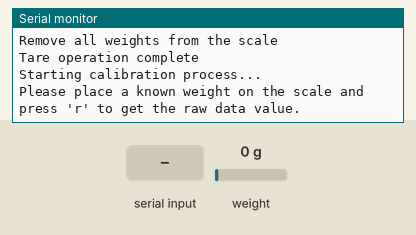
Bench run of a sketch on a simulated Arduino Uno, built with avr-gcc and run on an emulated ATmega328P. On the bench: the last lines printed to the serial monitor. The inputs (shaded band) are chosen by the test bench; at power-on: weight on the scale 0 g.

Above: at 2.2 s.
2.3 s: "90,45\n" received over Serial
At 3.1 s:
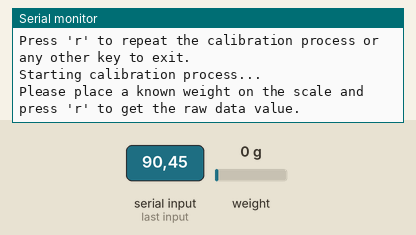
3.8 s: "r90\n" received over Serial
At 4.9 s:
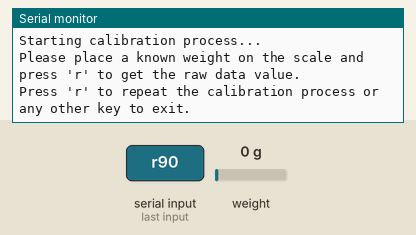

The sketch:

Calibration.ino
```cpp
#include "HX711.h"

// GPIO pins for DT and SCK
const int DT_PIN = 5;
const int SCK_PIN = 18;

HX711 scale;

void setup() {
  Serial.begin(115200);
  scale.begin(DT_PIN, SCK_PIN);
  Serial.println("Remove all weights from the scale");
  scale.tare();
  Serial.println("Tare operation complete");
}

void loop() {
  bool shouldExit = false;

  while (!shouldExit) {
    Serial.println("Starting calibration process...");
    Serial.println("Please place a known weight on the scale and press 'r' to get the raw data value.");

    while (!Serial.available());
    char input = Serial.read();

    if (input == 'r') {
      unsigned long rawDataWithWeight = scale.read();
      Serial.print("Raw data with weight: ");
      Serial.println(rawDataWithWeight);
      Serial.println("Remove the weight from the scale and press 'r' again.");

      while (!Serial.available());
      input = Serial.read();

      if (input == 'r') {
        unsigned long rawDataWithoutWeight = scale.read();
        Serial.print("Raw data without weight: ");
        Serial.println(rawDataWithoutWeight);

        Serial.println("Enter the known weight value (in grams):");
        float knownWeight = readFloat();

        float calibrationFactor = (rawDataWithWeight - rawDataWithoutWeight) / knownWeight;
        Serial.print("Calculated calibration factor: ");
        Serial.println(calibrationFactor);
        Serial.println("Update the calibrationFactor in your code with this value.");
      }
    }

    Serial.println("Press 'r' to repeat the calibration process or any other key to exit.");
    while (!Serial.available());
    input = Serial.read();

    if (input != 'r') {
      shouldExit = true; // Set the flag to exit the loop
    }
  }
}

float readFloat() {
  while (!Serial.available());
  String input = Serial.readString();
  return input.toFloat();
}
```

Measured:
- after the input at 2.3 s, the serial monitor: prints a new line at once (image 1)
- after the input at 3.8 s, the serial monitor: prints a new line after 0.10 s (image 2)
